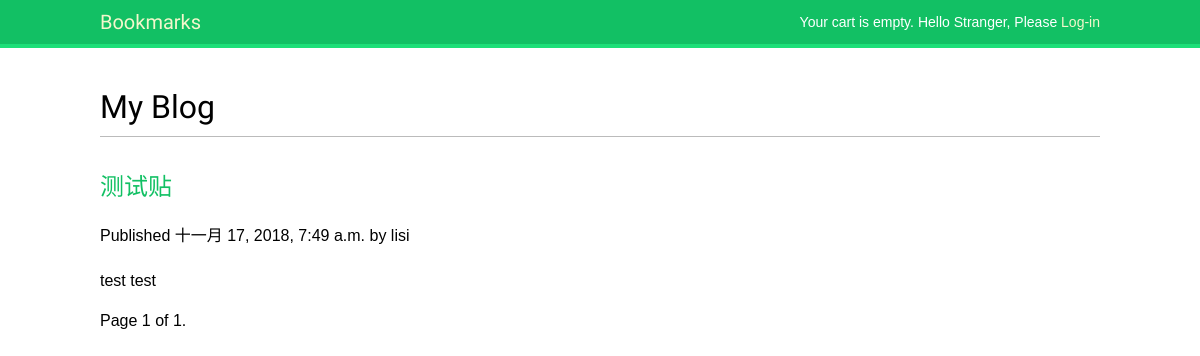
The page /blog/ on the database as committed earlier.
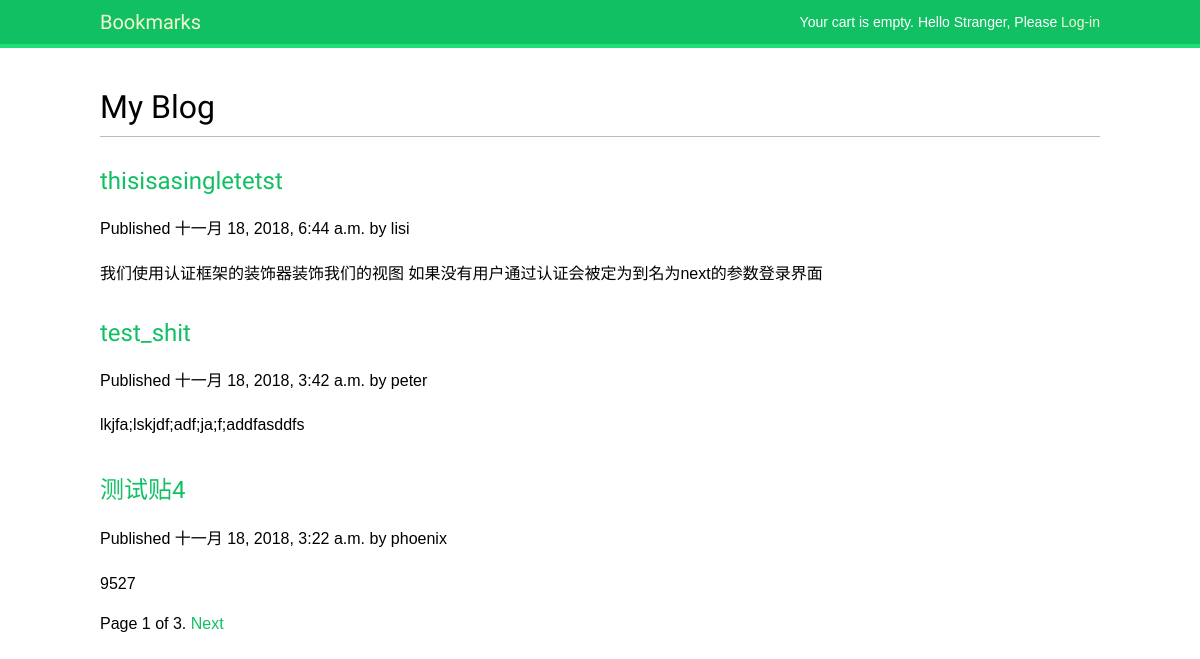
The same page on the database as committed later.
### blog/models.py (models this page shows, shortened)
class Post(models.Model):
    STATUS_CHOICES = (
        ('draft', 'Draft'),
        ('published', 'Published'),
    )
    title = models.CharField(max_length=256)
    slug = models.SlugField(max_length=256, unique_for_date='publish')
    author = models.ForeignKey(User, related_name='blog_posts', on_delete=models.DO_NOTHING)
    body = models.TextField()
    publish = models.DateTimeField(default=timezone.now)
    created = models.DateTimeField(auto_now_add=True)
    updated = models.DateTimeField(auto_now=True)
    status = models.CharField(max_length=10, choices=STATUS_CHOICES,
                              default='draft')
    objects = models.Manager()
    published = PublishedManager()
    class Meta:
        ordering = ('-publish',)
    def get_absolute_url(self):
        return reverse('blog:post_detail', args=[
            self.publish.year,
            self.publish.strftime("%m"),
            self.publish.strftime("%d"),
            self.slug])

### blog/views.py (the view)
# urls.py: path('', views.post_list, name='post_list'),
def post_list(request, tag_slug=None):
    obj_list = Post.published.all()
    tag = None
    paginator = Paginator(obj_list, 3)
    page = request.GET.get('page')
    try:
        posts = paginator.page(page)
    except PageNotAnInteger:
        posts = paginator.page(1)
    except EmptyPage:
        posts = paginator.page(paginator.num_pages)
    return render(request, 'blog/post/list.html', {
        'page': page,
        'posts': posts
    })

### blog/models.py (called while the page is built)
    def get_queryset(self):
        return super(PublishedManager, self).get_queryset().filter(status='published')

### cart/cart.py (called while the page is built)
    def __len__(self):
        return sum(item['quantity'] for item in self.cart.values())

### cart/context_processors.py (called while the page is built)
def cart(request):
    return {'cart': Cart(request)}

### blog/templates/blog/post/list.html (shortened to what this page needs)
{% extends "base.html" %}
{% block content %}
    <h1>My Blog</h1>
    {% for post in posts %}
        <h2><a href="{{ post.get_absolute_url }}">{{ post.title }}</a></h2>
        <p class="date">Published {{ post.publish }} by {{ post.author }}</p>
        {{ post.body|truncatewords:30|linebreaks }}
    {% endfor %}
    {% include "pagination.html" with page=posts %}
{% endblock %}

Rows that differ between the two databases and show on the page:
no longer on this page (row unchanged): Post: title "测试贴", publish "十一月 17, 2018, 7:49 a.m.", author "lisi", body "test test"
added Post: title "thisisasingletetst", publish "十一月 18, 2018, 6:44 a.m.", author "lisi", body "我们使用认证框架的装饰器装饰我们的视图 如果没有用户通过认证会被定为到名为next的参数登录界面"
added Post: title "test_shit", publish "十一月 18, 2018, 3:42 a.m.", author "peter", body "lkjfa;lskjdf;adf;ja;f;addfasddfs"
added Post: title "测试贴4", publish "十一月 18, 2018, 3:22 a.m.", author "phoenix", body "9527"
Other text that changed with them:
{{ page.paginator.num_pages }}: "1" → "3"
text now shown: "Next"
